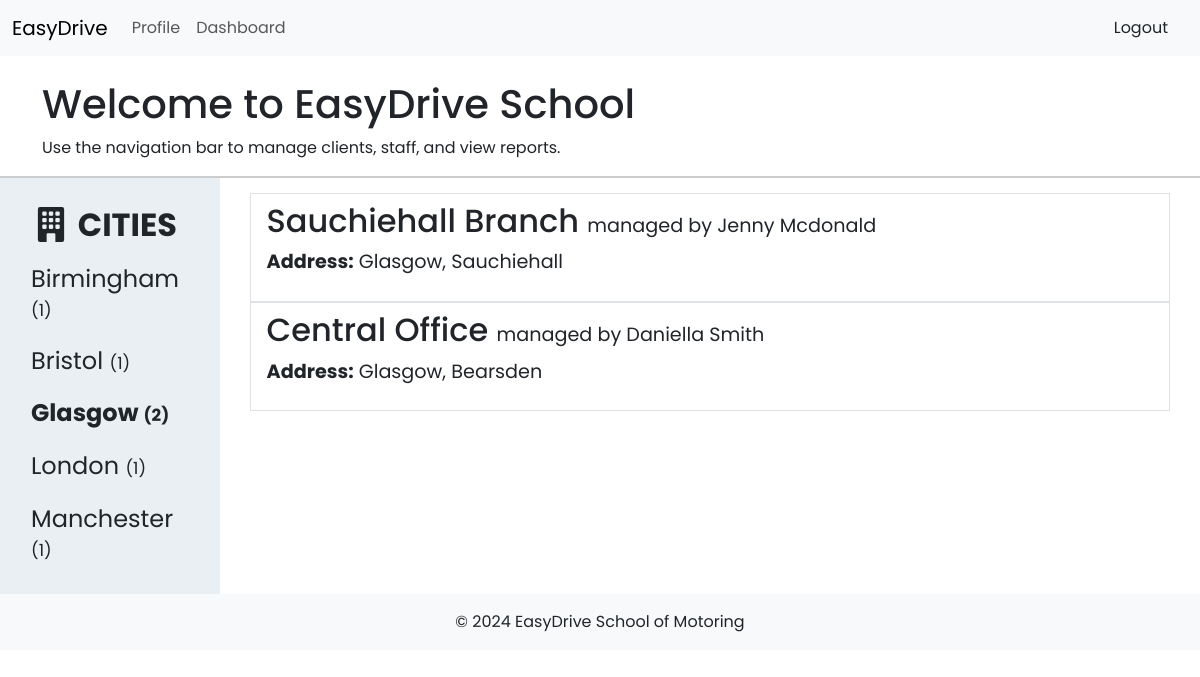
Page /views/managerView/dashboard_m.php?city=Glasgow (signed in) on the committed database.
### tables this page shows
CREATE TABLE `office` (
  `Office_ID` int(11) NOT NULL,
  `Name` varchar(100) NOT NULL,
  `Address` varchar(255) NOT NULL,
  `City` varchar(255) NOT NULL,
  `Manager_ID` int(11) NOT NULL
);

CREATE TABLE `manager` (
  `Manager_ID` int(11) NOT NULL,
  `First_Name` varchar(255) NOT NULL,
  `Last_Name` varchar(255) NOT NULL,
  `Telephone` varchar(15) NOT NULL,
  `Age` int(11) NOT NULL,
  `Gender` varchar(50) NOT NULL,
  `User_ID` int(11) NOT NULL
);

### views/managerView/dashboard_m.php (the view, shortened to what this page needs)
<?php
    include '../../db_connection.php';
    $c = $_GET['city'];
?>
<!DOCTYPE html>
<html lang="en">
<head>
    <link rel="stylesheet" href="dashboard.css">
    <link rel="stylesheet" href="dashboard_m.css">
</head>
<body style="font-family:'Poppins';">
    <?php  include 'header_manager.php'  ?>
    <?php  include 'dashboard.php'  ?>
        <div>
            <div class="main">
                <div class="sidenav">
                <nav id="nav" class="nav">
                    <div>
                        <a id="first" class="nav-link link-dark link-underline-opacity-0" style="font-size: 2em ;font-weight: 700;">
                            CITIES
                        </a>
                        <?php
                            $cities = "SELECT City,
                            COUNT(*) as totaloffices
                            from office
                            group by City";
                            $r = $conn->query($cities);
                            while($city = $r -> fetch_assoc()){
                            ?>
                                <a class="nav-link link-dark link-underline-opacity-0" href="dashboard_m.php?city=<?php echo $city['City'] ?>">
                                    <?php if($city['City'] === $c): ?>
                                        <h4 style="font-weight: 700;"><?php echo $city['City'] ?> <span>(<?php echo $city['totaloffices'] ?>)</span></h4>
                                    <?php else: ?>
                                        <h4><?php echo $city['City'] ?> <span>(<?php echo $city['totaloffices'] ?>)</span></h4>
                                    <?php endif ?>
                                </a>
                            <?php
                            }
                        ?>
                    </div>
                </nav>
                    <div class="dashboard">
                        <ul class="list-group">
                        <?php
                            $offices = "SELECT * from office as O
                            join manager as M
                            on O.Manager_ID = M.Manager_ID
                            where O.city = '$c';";
                            $r2 = $conn->query($offices);
                            while($office = $r2 -> fetch_assoc()){
                            ?>
                                <a class="link-dark link-underline link-underline-opacity-0" href="dashboard_m_s.php?address=<?php echo $office['Address']?>&c=<?php echo $office['City']?>">
                                    <li class="list-group-item"><h2><?php echo $office['Name'] ?> <span>managed by <?php echo $office['First_Name'] . " " . $office['Last_Name'] ?></span></h2>
                                    <p class="fulladdress"><span style="font-weight: 700; font-size: 1em;">Address:</span> <?php echo $c . ", " . $office['Address'] ?></p></li>
                                </a>
                            <?php
                            }
                        ?>
                        </ul>
                    </div>
                </div>
            </div>
        </div>
    <?php  include '../../footer.php'  ?>
</body>
</html>

### views/managerView/dashboard.css (style rules this page uses)
body { min-height: 100vh; }
.main { height: fit-content; }
.main .sidenav { border-top: 2px solid #ccc; }
.main .sidenav #nav { width: 20%; padding: 15px 15px; background-color: #8cadbb31; display: flex; }
.main .sidenav #nav a { border-radius: 10px; }
.main .sidenav #nav a h4 { font-weight: 400; transition: 0.2s; }
.main .sidenav #nav a h4 span { font-size: .7em; }

### views/managerView/dashboard_m.css (style rules this page uses)
.main .sidenav { display: flex; flex-direction: row; }
.dashboard { padding: 15px 30px; }

### views/managerView/dashboard_m.php (style rules this page uses)
.list-group span { font-size: 0.6em; font-weight: normal; }
.fulladdress { font-size: 1.2em; }

### views/managerView/dashboard.php (style rules this page uses)
.dashboard { width: 90%; height: fit-content; }

### rows in the picture
office: Name "Sauchiehall Branch", Manager_ID.First_Name "Jenny", Manager_ID.Last_Name "Mcdonald", Address "Sauchiehall"
office: Name "Central Office", Manager_ID.First_Name "Daniella", Manager_ID.Last_Name "Smith", Address "Bearsden"

### other values in the picture
$city['City'] "Birmingham"
$city['totaloffices'] "1"
$city['City'] "Bristol"
$city['City'] "Glasgow"
$city['totaloffices'] "2"
$city['City'] "London"
$city['City'] "Manchester"
